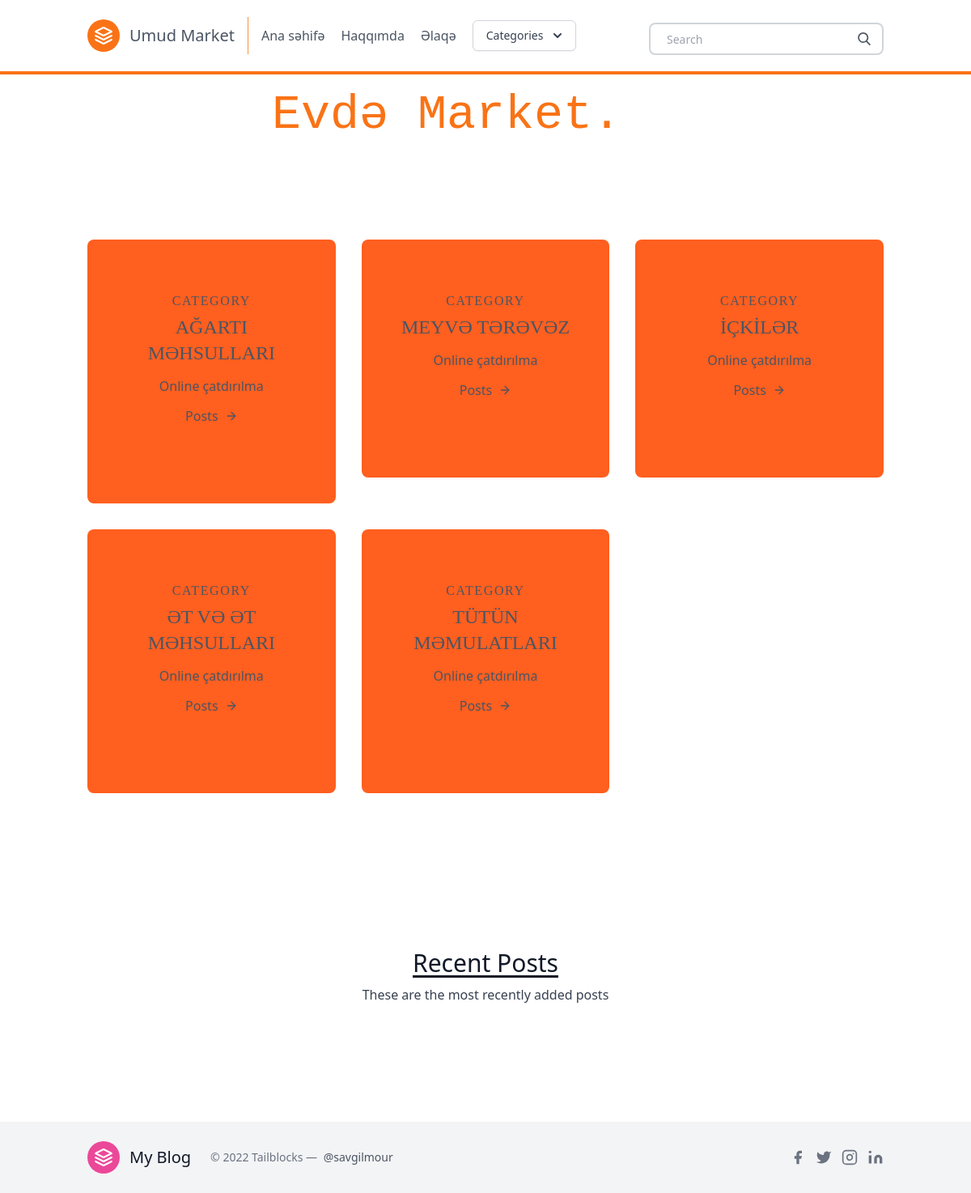
The page / on the database its author committed.
### posts/models.py (models this page shows, shortened)
class Category(models.Model):
    title = models.CharField(max_length=20)
    subtitle = models.CharField(max_length=20)
    slug = models.SlugField()
    thumbnail = models.ImageField()

### posts/views.py (the view)
# urls.py: path('', Əsas, name = 'Əsas'),
def Əsas (request):
    categories = Category.objects.all()[0:6]
    featured = Post.objects.filter(featured=True)
    latest = Post.objects.order_by('-timestamp')[0:3]
    context= {
        'object_list': featured,
        'latest': latest,
        'categories':categories,
    }
    return render(request, 'Əsas.html',context)

### posts/templatetags/markdown_extras.py (called while the page is built)
@register.simple_tag
def get_categories():
    return Category.objects.all()[0:3]

### templates/Əsas.html (shortened to what this page needs)
{% extends 'base.html' %}
{% block content %}
    <div class="w-full bg-cover bg-center" >
      <div class="py-5 flex items-center justify-center h-full w-full">
        <h1 class="mb-2 font-mono text-4xl text-orange-500 md:text-6xl">
          Evdə Market. <br class="block md:hidden" />
          <span class="relative">
            <span class="h-20 pt-2 overflow-x-hidden whitespace-nowrap text-brand-accent">
               <span class="text-3xl md:text-5xl">🏪</span>
            </span>
            <span
              class="cursor absolute -bottom-0 left-0 -top-1 inline-block bg-white w-full animate-type will-change"
            ></span>
          </span>
        </h1>
      </div>
    </div>
    <section class="text-gray-600 body-font ">
        <div class="container px-5 py-24 mx-auto">
          <div class="flex flex-wrap -m-4">
            {% for category in categories %}
            <div class="p-4 lg:w-1/3">
              <div class="transition ease-in-out delay-150 bg-blue-500 hover:-translate-y-1 hover:scale-110 hover:bg-indigo-500 duration-300 w-full bg-cover bg-center bg-gray-300 rounded-lg " style="background-image: url('{{ category.thumbnail.url }}')">
                <div class="h-full bg-white-900 bg-opacity-40 hover:bg-opacity-70 transition duration-300 ease-in-out px-8 pt-16 pb-24 rounded-lg overflow-hidden text-center relative">
                <h2 class="tracking-widest text-1xl title-font font-serif text-white-800 mb-1">
                  CATEGORY</h2>
                <h1 class="title-font sm:text-2xl text-xl font-serif text-white-900 mb-3">
                  {{ category.title }}</h1>
                <p class="leading-relaxed mb-3">
                  {{ category.subtitle }}</p>
                <a href="{% url 'postlist' category.slug %}" class="rounded-lg hover:bg-orange-200 text-black-500 inline-flex items-center">
                  Posts
                  <svg class="w-4 h-4 ml-2" viewBox="0 0 24 24" stroke="currentColor" stroke-width="2" fill="none" stroke-linecap="round" stroke-linejoin="round">
                    <path d="M5 12h14"></path>
                    <path d="M12 5l7 7-7 7"></path>
                  </svg>
                </a>
              </div>
              </div>
            </div>
            {% endfor %}
          </div>
        </div>
    </section>
<section class="blog text-gray-700 body-font">
      <div class="container px-5 py-24 mx-auto">
        <div class="flex flex-wrap w-full mb-20 flex-col items-center text-center">
          <h1 class="sm:text-3xl text-2xl font-medium title-font mb-2 text-gray-900 underline underline-offset-4">
            Recent Posts</h1>
          <p class="lg:w-1/2 w-full leading-relaxed text-base">
            These are the most recently added posts</p>
        </div>
      </div>
</section>
{% endblock content %}

### templates/Əsas.html (style rules this page uses)
.cursor::after { display: block; content: ''; position: absolute; width: 4px; height: 100%; background-color: #fff; animation: cursor .6s linear infinite alternate; will-change: opacity; }

### rows shown on the page
Category: thumbnail (picture), title "AĞARTI MƏHSULLARI", subtitle "Online çatdırılma"
Category: thumbnail (picture), title "MEYVƏ TƏRƏVƏZ", subtitle "Online çatdırılma"
Category: thumbnail (picture), title "İÇKİLƏR", subtitle "Online çatdırılma"
Category: thumbnail (picture), title "ƏT VƏ ƏT MƏHSULLARI", subtitle "Online çatdırılma"
Category: thumbnail (picture), title "TÜTÜN MƏMULATLARI", subtitle "Online çatdırılma"
